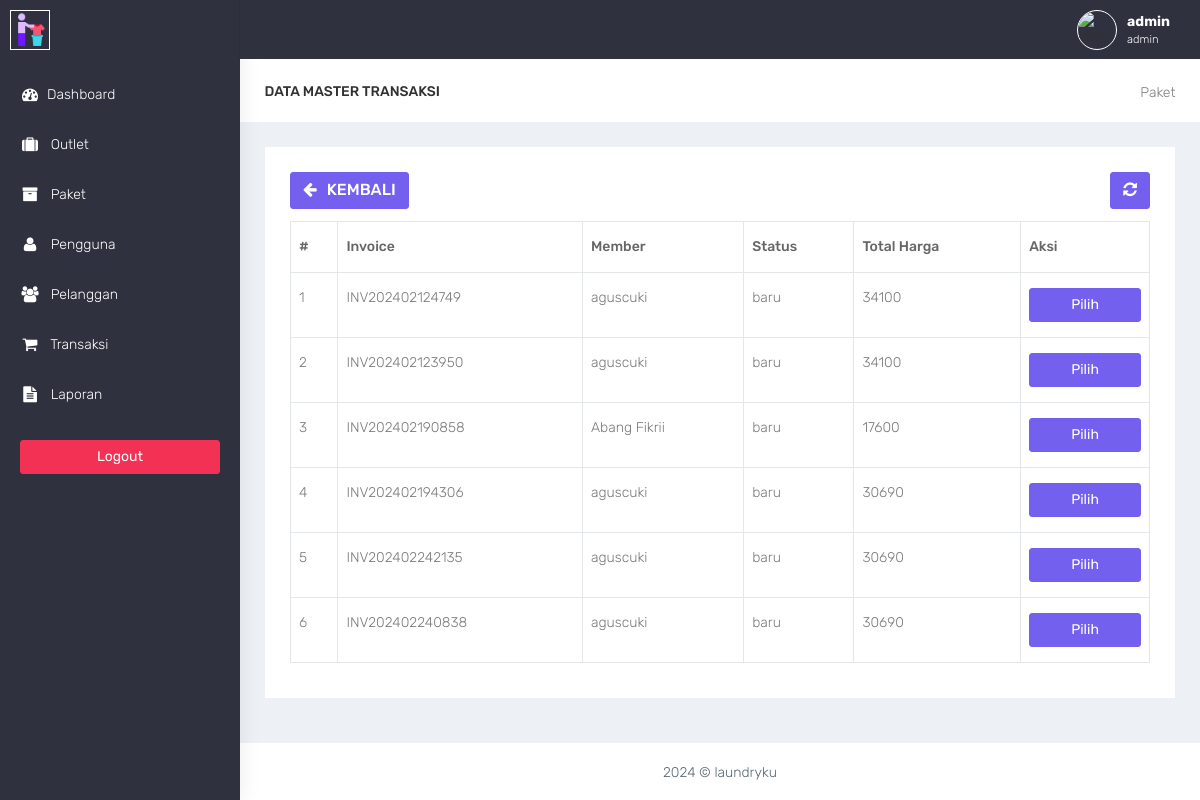
The app's page /admin/transaksi_konfirmasi.php (signed in) with its own data.
### tables this page shows
CREATE TABLE `transaksi` (
  `id_transaksi` int(11) NOT NULL,
  `outlet_id` int(11) DEFAULT NULL,
  `kode_invoice` varchar(100) DEFAULT NULL,
  `member_id` int(11) DEFAULT NULL,
  `tgl` datetime DEFAULT NULL,
  `batas_waktu` datetime DEFAULT NULL,
  `tgl_pembayaran` datetime DEFAULT NULL,
  `biaya_tambahan` int(11) DEFAULT NULL,
  `diskon` double DEFAULT NULL,
  `pajak` double DEFAULT NULL,
  `status` enum('baru','proses','selesai','diambil') DEFAULT NULL,
  `status_bayar` enum('dibayar','belum') DEFAULT NULL,
  `user_id` int(11) DEFAULT NULL
);

CREATE TABLE `member` (
  `id_member` int(11) NOT NULL,
  `nama_member` varchar(100) DEFAULT NULL,
  `alamat_member` text DEFAULT NULL,
  `jenis_kelamin` enum('L','P') DEFAULT NULL,
  `telp_member` varchar(15) DEFAULT NULL,
  `no_ktp` varchar(30) DEFAULT NULL
);

CREATE TABLE `detail_transaksi` (
  `id_detail` int(11) NOT NULL,
  `transaksi_id` int(11) DEFAULT NULL,
  `paket_id` int(11) DEFAULT NULL,
  `qty` double DEFAULT NULL,
  `total_harga` double DEFAULT NULL,
  `keterangan` text DEFAULT NULL,
  `total_bayar` int(11) DEFAULT NULL,
  `total_pajak` int(11) DEFAULT NULL,
  `total_diskon` int(11) DEFAULT NULL,
  `total_asli` int(11) DEFAULT NULL
);

### admin/functions.php (called while the page is built, shortened)
<?php
function ambildata($conn,$query){
    $data = mysqli_query($conn,$query);
    if (mysqli_num_rows($data) > 0) {
        while($row = mysqli_fetch_assoc($data)){
        $hasil[] = $row;
    }
    return $hasil;
    }
}
?>

### admin/transaksi_konfirmasi.php (the view, shortened to what this page needs)
<?php
$title = 'transaksi';
require 'functions.php';
require 'layout_header.php';
$query = "SELECT transaksi.*,member.nama_member , detail_transaksi.total_harga FROM transaksi INNER JOIN member ON member.id_member = transaksi.member_id INNER JOIN detail_transaksi ON detail_transaksi.transaksi_id = transaksi.id_transaksi WHERE transaksi.status_bayar='belum'";
$data = ambildata($conn, $query);
?>
<div class="container-fluid">
    <div class="row bg-title">
        <div class="col-lg-3 col-md-4 col-sm-4 col-xs-12">
            <h4 class="page-title">Data Master <?= $title ?></h4>
        </div>
        <div class="col-lg-9 col-sm-8 col-md-8 col-xs-12">
            <ol class="breadcrumb">
                <li class="btn-bread"><a href="#">Paket</a></li>
            </ol>
        </div>
    </div>
    <div class="row">
        <div class="col-md-12 col-lg-12 col-sm-12 col-xs-12">
            <div class="white-box">
                <div class="row">
                    <div class="col-md-6">
                        <a href="javascript:void(0)" onclick="window.history.back();" class="btn btn-primary box-title"><i class="fa fa-arrow-left fa-fw"></i> Kembali</a>
                    </div>
                    <div class="col-md-6 text-right">
                        <button id="btn-refresh" class="btn btn-primary box-title text-right" title="Refresh Data"><i class="fa fa-refresh" id="ic-refresh"></i></button>
                    </div>
                </div>
                <div class="table-responsive">
                    <table class="table table-bordered thead-dark" id="table">
                        <thead class="thead-dark">
                            <tr>
                                <th>#</th>
                                <th>Invoice</th>
                                <th>Member</th>
                                <th>Status</th>
                                <th>Total Harga</th>
                                <th width="15%">Aksi</th>
                            </tr>
                        </thead>
                        <tbody>
                            <?php
                            if (is_array($data) || is_object($data)) {
                                $no = 1;
                                foreach ($data as $transaksi) :
                            ?>
                                    <tr>
                                        <td><?= $no++ ?></td>
                                        <td><?= htmlspecialchars($transaksi['kode_invoice']); ?></td>
                                        <td><?= htmlspecialchars($transaksi['nama_member']); ?></td>
                                        <td><?= htmlspecialchars($transaksi['status']); ?></td>
                                        <td><?= htmlspecialchars($transaksi['total_harga']); ?></td>
                                        <td align="center">
                                            <a href="transaksi_bayar.php?id=<?= $transaksi['id_transaksi']; ?>" data-toggle="tooltip" data-placement="bottom" title="Pilih" class="btn btn-primary btn-block">Pilih</a>
                                        </td>
                                    </tr>
                            <?php
                                endforeach;
                            } else {
                                echo "<tr><td colspan='5'>Tidak ada transaksi yang tersedia.</td></tr>";
                            }
                            ?>
                        </tbody>
                    </table>
                </div>
            </div>
        </div>
    </div>
</div>
<?php
require 'layout_footer.php';

### assets/css/colors/default.css (style rules this page uses)
body { background: #fff; }

### records on screen
transaksi: kode_invoice "INV202402124749", member.nama_member "aguscuki", status "baru", detail_transaksi.total_harga "34100"
transaksi: kode_invoice "INV202402123950", member.nama_member "aguscuki", status "baru", detail_transaksi.total_harga "34100"
transaksi: kode_invoice "INV202402190858", member.nama_member "Abang Fikrii", status "baru", detail_transaksi.total_harga "17600"
transaksi: kode_invoice "INV202402194306", member.nama_member "aguscuki", status "baru", detail_transaksi.total_harga "30690"
transaksi: kode_invoice "INV202402242135", member.nama_member "aguscuki", status "baru", detail_transaksi.total_harga "30690"
transaksi: kode_invoice "INV202402240838", member.nama_member "aguscuki", status "baru", detail_transaksi.total_harga "30690"

### other values on screen
$_SESSION['username'] "admin"
$_SESSION['role'] "admin"
$title "TRANSAKSI"
